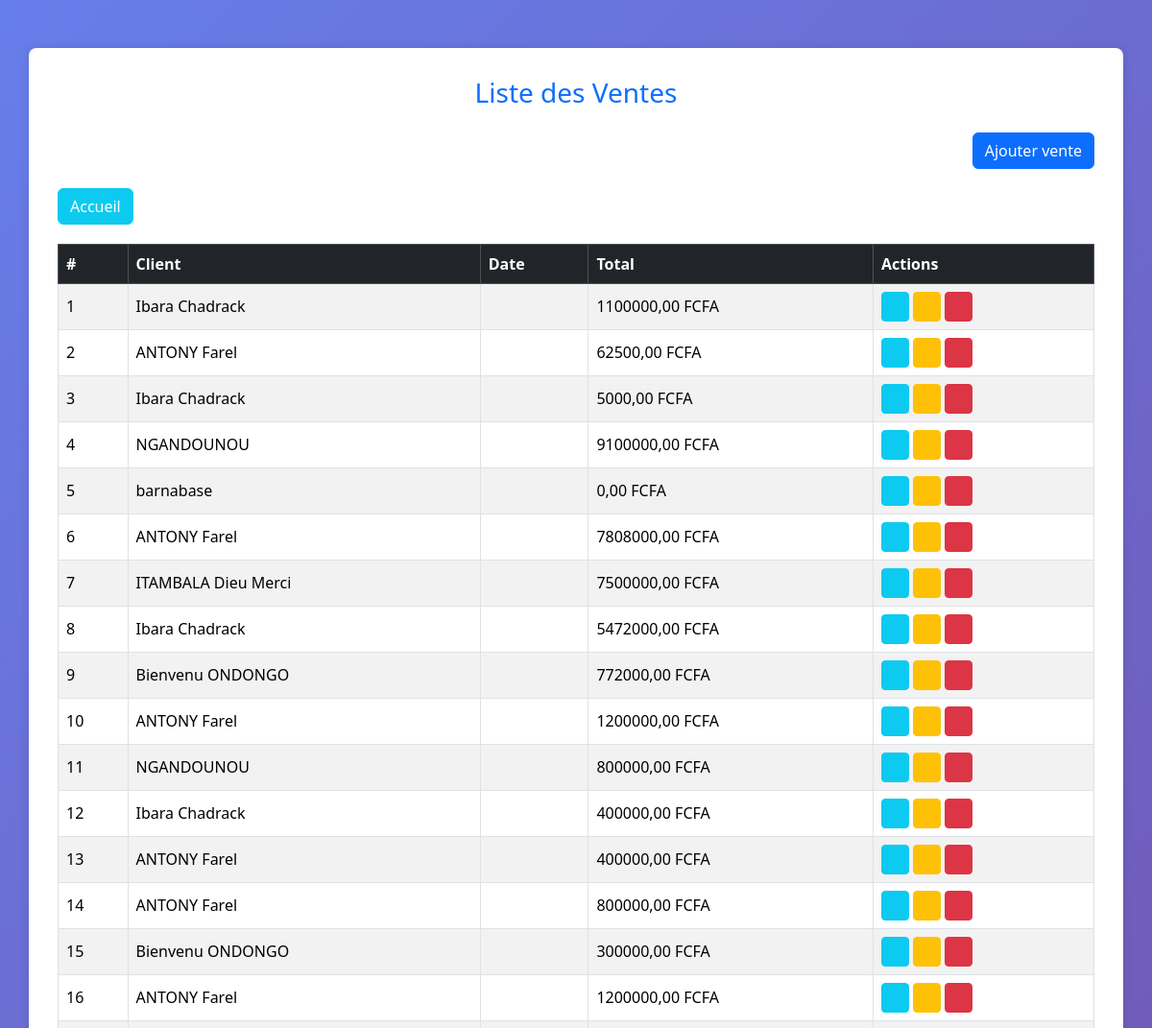
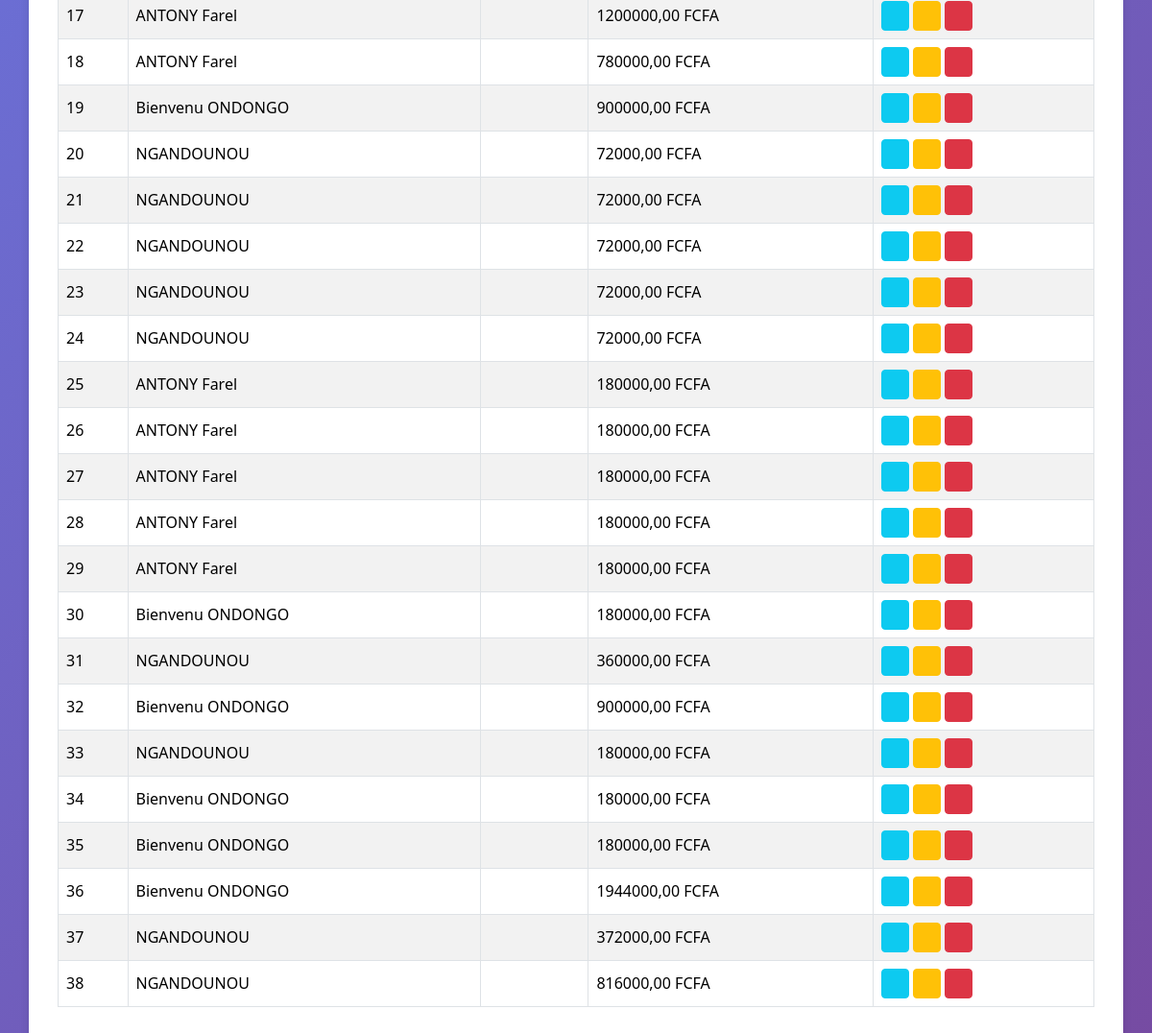
The page /gproduit/listevente/ on the database its author committed (2 pictures, top to bottom).
### gproduit/models.py (models this page shows, shortened)
class vente (models.Model):
    date_achat = models.DateTimeField(auto_now_add =True)
    client = models.ForeignKey(client , on_delete =models.PROTECT)
    total_vente = models.DecimalField(max_digits=10, decimal_places =2)
    class Meta:
        ordering = ['-date_achat']
    @classmethod
    def get_vente_total(cls):
        total = cls.objects.aggregate(somme = Sum('total_vente'))['somme']
        return total or 0

class client (models.Model):
    nom = models.CharField(max_length = 100)
    Tel = models.CharField(max_length = 13)
    def __str__(self):
        return self.nom

### gproduit/views.py (the view)
# urls.py: path('listevente/', listvent.as_view(), name='listevente'),
class listvent(ListView):
    template_name ='vente_liste.html'
    model = vente
    context_object_name = 'vts'
    def get_context_data(self,**kwargs):
        context = super().get_context_data(**kwargs)
        context['totalvts'] = vente.get_vente_total()
        return context

### gproduit/templates/vente_liste.html (shortened to what this page needs)
<!DOCTYPE html>
<html lang="en">
{% load static %}
<head>
    <link rel="stylesheet" href="{% static 'css/bootstrap.css' %}">
    <link rel="stylesheet" href="{% static 'css/all.min.css' %}">
    <link rel="stylesheet" href="{% static 'css/fontawesome.min.css' %}">
</head>
<body>
<div class="container">
    <h3 class="text-center text-primary mb-4">Liste des Ventes</h3>
    <div class="top-bar">
        <div>
            <a href="{% url 'ventepr' %}" class='btn btn-primary'>Ajouter vente</a>
        </div>
    </div>
    <div class="dec">
        <div>
            <a href="{% url 'acceuil'  %}" class='btn btn-info text-white'>Accueil</a>
        </div>
    </div>
    <table class="table table-bordered table-striped table-hover">
        <thead class="table-dark">
            <tr>
                <th>#</th>
                <th>Client</th>
                <th>Date</th>
                <th>Total</th>
                <th>Actions</th>
            </tr>
        </thead>
        <tbody>
            {% for vente in vts %}
            <tr>
                <td>{{ forloop.counter }}</td>
                <td>{{ vente.client }}</td>
                <td>{{ vente.date }}</td>
                <td>{{ vente.total_vente }} FCFA</td>
                <td>
                    <a href=" {% url 'vuefacture'  pk=vente.pk %} " class="btn btn-info btn-sm"><i class="fa fa-eye"></i></a>
                    <a href="#" class="btn btn-warning btn-sm"><i class="fa fa-edit"></i></a>
                    <a href="#" class="btn btn-danger btn-sm" onclick="return confirm('Supprimer cette vente ?');"><i class="fa fa-trash"></i></a>
                </td>
            </tr>
            {% empty %}
            <tr>
                <td colspan="5" class="text-center text-muted">Aucune vente enregistrée.</td>
            </tr>
            {% endfor %}
        </tbody>
    </table>
</div>
</body>
</html>

### gproduit/templates/vente_liste.html (style rules this page uses)
body { background: linear-gradient(135deg, #667eea 0%, #764ba2 100%); }
.container { background-color: white; padding: 30px; border-radius: 8px; margin-top: 50px; box-shadow: 0px 0px 10px rgba(0,0,0,0.1); }
th, td { vertical-align: middle !important; }
.top-bar { display: flex; justify-content: flex-end; flex-wrap: wrap; margin-bottom: 20px; }
.dec { display: flex; justify-content: flex-start; flex-wrap: wrap; margin-bottom: 20px; }

### rows shown on the page
vente: client "Ibara Chadrack", total_vente "1100000,00"
vente: client "ANTONY Farel", total_vente "62500,00"
vente: client "Ibara Chadrack", total_vente "5000,00"
vente: client "NGANDOUNOU", total_vente "9100000,00"
vente: client "barnabase", total_vente "0,00"
vente: client "ANTONY Farel", total_vente "7808000,00"
vente: client "ITAMBALA Dieu Merci", total_vente "7500000,00"
vente: client "Ibara Chadrack", total_vente "5472000,00"
vente: client "Bienvenu ONDONGO", total_vente "772000,00"
vente: client "ANTONY Farel", total_vente "1200000,00"
vente: client "NGANDOUNOU", total_vente "800000,00"
vente: client "Ibara Chadrack", total_vente "400000,00"
vente: client "ANTONY Farel", total_vente "400000,00"
vente: client "ANTONY Farel", total_vente "800000,00"
vente: client "Bienvenu ONDONGO", total_vente "300000,00"
vente: client "ANTONY Farel", total_vente "1200000,00"
vente: client "ANTONY Farel", total_vente "1200000,00"
vente: client "ANTONY Farel", total_vente "780000,00"
vente: client "Bienvenu ONDONGO", total_vente "900000,00"
vente: client "NGANDOUNOU", total_vente "72000,00"
vente: client "NGANDOUNOU", total_vente "72000,00"
vente: client "NGANDOUNOU", total_vente "72000,00"
vente: client "NGANDOUNOU", total_vente "72000,00"
vente: client "NGANDOUNOU", total_vente "72000,00"
vente: client "ANTONY Farel", total_vente "180000,00"
vente: client "ANTONY Farel", total_vente "180000,00"
vente: client "ANTONY Farel", total_vente "180000,00"
vente: client "ANTONY Farel", total_vente "180000,00"
vente: client "ANTONY Farel", total_vente "180000,00"
vente: client "Bienvenu ONDONGO", total_vente "180000,00"
vente: client "NGANDOUNOU", total_vente "360000,00"
vente: client "Bienvenu ONDONGO", total_vente "900000,00"
vente: client "NGANDOUNOU", total_vente "180000,00"
vente: client "Bienvenu ONDONGO", total_vente "180000,00"
vente: client "Bienvenu ONDONGO", total_vente "180000,00"
vente: client "Bienvenu ONDONGO", total_vente "1944000,00"
vente: client "NGANDOUNOU", total_vente "372000,00"
vente: client "NGANDOUNOU", total_vente "816000,00"
